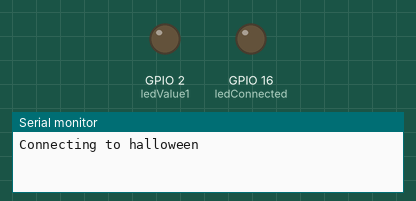
A sketch run on a simulated ESP8266 (NodeMCU). Shown: output pins drawn as LEDs (lit = HIGH), the last lines printed to the serial monitor. WiFi joins after 1.5 s; servers stay silent unless stated.

Above: at 0.1 s.
At 1.8 s:
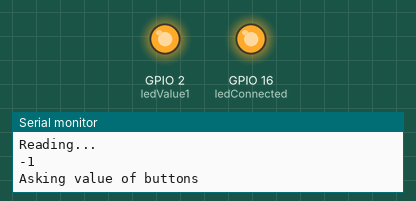
Timing chart, 0 to 3.3 s (numbered marks = the images above):
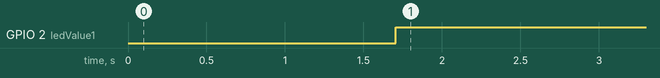

Measured:
- by itself, GPIO 2 (ledValue1): LOW → HIGH at 1.7 s

The sketch:

WebClient.ino
```cpp
// (licence header left out)
#include <ESP8266WiFi.h>
#include <ESP8266HTTPClient.h>

#ifndef STASSID
#define STASSID "halloween"
#define STAPSK  "scare1234"
#endif

#define ledValue1 2
#define ledConnected 16

const char* ssid     = STASSID;
const char* password = STAPSK;

const char* host = "192.168.4.1";
const uint16_t port = 80;

//this is for select the client:
// 0 => client 1,
// 1=> client 2,
// 2=> client 3,
// 3=> client 4
int clientNumber = 0;

void setup() {
  Serial.begin(115200);

  pinMode(ledValue1, OUTPUT);
  pinMode(ledConnected, OUTPUT);

  Serial.print("Connecting to ");
  Serial.println(ssid);

  WiFi.mode(WIFI_STA);
  WiFi.begin(ssid, password);

  digitalWrite(ledConnected, LOW);
  while (WiFi.status() != WL_CONNECTED) {
    delay(500);
    Serial.println(".");
  }

  Serial.println("WiFi connected");
  digitalWrite(ledConnected, HIGH);

  Serial.println("Got IP address: ");
  Serial.println(WiFi.localIP());
  Serial.print("RRSI: ");
  Serial.println(WiFi.RSSI());

  WiFi.setAutoReconnect(true);
  WiFi.persistent(true);
}
WiFiClient client;
void loop() {
  HTTPClient http;
  static bool wait = false;

  String url = "/buttons";
  Serial.println("Asking value of buttons");
  http.begin(client,"http://192.168.4.1/buttons");
  int httpCode = http.GET();
  Serial.println("Reading...");
  String payload = http.getString();
  Serial.println(httpCode);
  Serial.println(payload);
  char option = payload[clientNumber];
  if(option=='1'){
     digitalWrite(ledValue1, LOW);
   }else{
     digitalWrite(ledValue1, HIGH);
   }

  if (wait) {
    delay(100);
  }
  wait = true;
}
```
